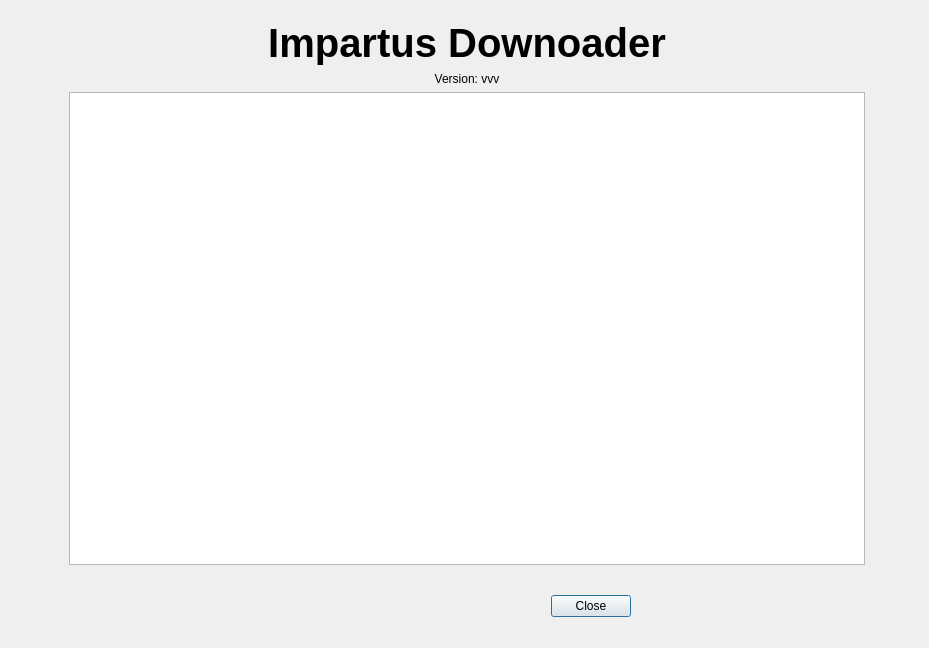
<?xml version="1.0" encoding="UTF-8"?>
<ui version="4.0">
 <class>Dialog</class>
 <widget class="QDialog" name="Dialog">
  <property name="geometry">
   <rect>
    <x>0</x>
    <y>0</y>
    <width>929</width>
    <height>648</height>
   </rect>
  </property>
  <property name="windowTitle">
   <string>Dialog</string>
  </property>
  <widget class="QDialogButtonBox" name="buttonBox">
   <property name="geometry">
    <rect>
     <x>320</x>
     <y>590</y>
     <width>541</width>
     <height>32</height>
    </rect>
   </property>
   <property name="orientation">
    <enum>Qt::Horizontal</enum>
   </property>
   <property name="standardButtons">
    <set>QDialogButtonBox::Close</set>
   </property>
   <property name="centerButtons">
    <bool>true</bool>
   </property>
  </widget>
  <widget class="QWidget" name="">
   <property name="geometry">
    <rect>
     <x>50</x>
     <y>20</y>
     <width>821</width>
     <height>551</height>
    </rect>
   </property>
   <layout class="QGridLayout" name="gridLayout">
    <item row="0" column="0" rowspan="4">
     <widget class="QLabel" name="label">
      <property name="text">
       <string/>
      </property>
      <property name="pixmap">
       <pixmap>../images/logo.png</pixmap>
      </property>
      <property name="scaledContents">
       <bool>false</bool>
      </property>
      <property name="alignment">
       <set>Qt::AlignCenter</set>
      </property>
     </widget>
    </item>
    <item row="0" column="1" colspan="3">
     <widget class="QLabel" name="label_2">
      <property name="font">
       <font>
        <pointsize>30</pointsize>
        <weight>75</weight>
        <bold>true</bold>
       </font>
      </property>
      <property name="text">
       <string>Impartus Downoader</string>
      </property>
      <property name="textFormat">
       <enum>Qt::MarkdownText</enum>
      </property>
      <property name="alignment">
       <set>Qt::AlignCenter</set>
      </property>
     </widget>
    </item>
    <item row="2" column="2">
     <widget class="QTreeWidget" name="treeWidget">
      <property name="frameShape">
       <enum>QFrame::StyledPanel</enum>
      </property>
      <property name="frameShadow">
       <enum>QFrame::Sunken</enum>
      </property>
      <property name="horizontalScrollBarPolicy">
       <enum>Qt::ScrollBarAlwaysOff</enum>
      </property>
      <property name="showDropIndicator" stdset="0">
       <bool>false</bool>
      </property>
      <property name="alternatingRowColors">
       <bool>true</bool>
      </property>
      <property name="rootIsDecorated">
       <bool>true</bool>
      </property>
      <property name="uniformRowHeights">
       <bool>true</bool>
      </property>
      <property name="animated">
       <bool>true</bool>
      </property>
      <property name="wordWrap">
       <bool>true</bool>
      </property>
      <property name="columnCount">
       <number>3</number>
      </property>
      <attribute name="headerVisible">
       <bool>false</bool>
      </attribute>
      <column>
       <property name="text">
        <string notr="true">1</string>
       </property>
      </column>
      <column>
       <property name="text">
        <string notr="true">2</string>
       </property>
      </column>
      <column>
       <property name="text">
        <string notr="true">3</string>
       </property>
      </column>
     </widget>
    </item>
    <item row="1" column="2">
     <widget class="QLabel" name="label_5">
      <property name="text">
       <string>Version: vvv</string>
      </property>
      <property name="alignment">
       <set>Qt::AlignHCenter|Qt::AlignTop</set>
      </property>
     </widget>
    </item>
   </layout>
  </widget>
 </widget>
 <resources/>
 <connections>
  <connection>
   <sender>buttonBox</sender>
   <signal>accepted()</signal>
   <receiver>Dialog</receiver>
   <slot>accept()</slot>
   <hints>
    <hint type="sourcelabel">
     <x>248</x>
     <y>254</y>
    </hint>
    <hint type="destinationlabel">
     <x>157</x>
     <y>274</y>
    </hint>
   </hints>
  </connection>
  <connection>
   <sender>buttonBox</sender>
   <signal>rejected()</signal>
   <receiver>Dialog</receiver>
   <slot>reject()</slot>
   <hints>
    <hint type="sourcelabel">
     <x>316</x>
     <y>260</y>
    </hint>
    <hint type="destinationlabel">
     <x>286</x>
     <y>274</y>
    </hint>
   </hints>
  </connection>
 </connections>
</ui>
